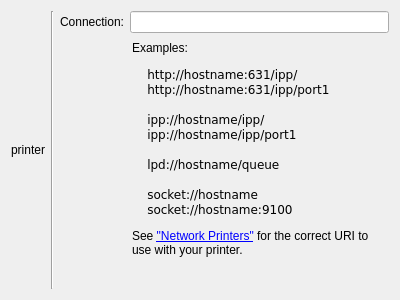
<?xml version="1.0" encoding="UTF-8"?>
<ui version="4.0">
 <class>PageUri</class>
 <widget class="QWidget" name="PageUri">
  <property name="geometry">
   <rect>
    <x>0</x>
    <y>0</y>
    <width>400</width>
    <height>300</height>
   </rect>
  </property>
  <property name="sizePolicy">
   <sizepolicy hsizetype="Ignored" vsizetype="Preferred">
    <horstretch>0</horstretch>
    <verstretch>0</verstretch>
   </sizepolicy>
  </property>
  <layout class="QGridLayout" name="gridLayout">
   <item row="0" column="1">
    <layout class="QVBoxLayout" name="verticalLayout">
     <property name="sizeConstraint">
      <enum>QLayout::SetMinimumSize</enum>
     </property>
     <item>
      <spacer name="verticalSpacer_3">
       <property name="orientation">
        <enum>Qt::Vertical</enum>
       </property>
       <property name="sizeHint" stdset="0">
        <size>
         <width>20</width>
         <height>40</height>
        </size>
       </property>
      </spacer>
     </item>
     <item>
      <widget class="QLabel" name="printerL">
       <property name="sizePolicy">
        <sizepolicy hsizetype="Fixed" vsizetype="Preferred">
         <horstretch>0</horstretch>
         <verstretch>0</verstretch>
        </sizepolicy>
       </property>
       <property name="text">
        <string>printer</string>
       </property>
       <property name="alignment">
        <set>Qt::AlignCenter</set>
       </property>
       <property name="margin">
        <number>7</number>
       </property>
      </widget>
     </item>
     <item>
      <spacer name="verticalSpacer_4">
       <property name="orientation">
        <enum>Qt::Vertical</enum>
       </property>
       <property name="sizeHint" stdset="0">
        <size>
         <width>20</width>
         <height>40</height>
        </size>
       </property>
      </spacer>
     </item>
    </layout>
   </item>
   <item row="0" column="2">
    <widget class="Line" name="line">
     <property name="orientation">
      <enum>Qt::Vertical</enum>
     </property>
    </widget>
   </item>
   <item row="0" column="3">
    <layout class="QFormLayout" name="formLayout">
     <property name="fieldGrowthPolicy">
      <enum>QFormLayout::ExpandingFieldsGrow</enum>
     </property>
     <item row="0" column="0">
      <widget class="QLabel" name="label_2">
       <property name="text">
        <string>Connection:</string>
       </property>
      </widget>
     </item>
     <item row="0" column="1">
      <widget class="KLineEdit" name="connectionLE"/>
     </item>
     <item row="1" column="1">
      <widget class="QLabel" name="label">
       <property name="text">
        <string>&lt;TABLE&gt;
&lt;TR&gt;
&lt;TD&gt;Examples:
&lt;PRE&gt;
    http://hostname:631/ipp/
    http://hostname:631/ipp/port1

    ipp://hostname/ipp/
    ipp://hostname/ipp/port1

    lpd://hostname/queue

    socket://hostname
    socket://hostname:9100
&lt;/PRE&gt;

&lt;P&gt;See &lt;A HREF=&quot;/help/network.html&quot; TARGET=&quot;_blank&quot;&gt;&quot;Network
Printers&quot;&lt;/A&gt; for the correct URI to use with your printer.&lt;/P&gt;
&lt;/TD&gt;
&lt;/TR&gt;
&lt;/TABLE&gt;</string>
       </property>
       <property name="wordWrap">
        <bool>true</bool>
       </property>
      </widget>
     </item>
    </layout>
   </item>
  </layout>
 </widget>
 <customwidgets>
  <customwidget>
   <class>KLineEdit</class>
   <extends>QLineEdit</extends>
   <header>klineedit.h</header>
  </customwidget>
 </customwidgets>
 <resources/>
 <connections/>
</ui>
